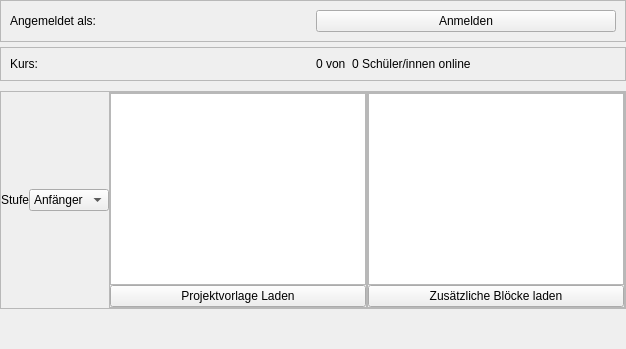
      <widget class="QWidget" name="tabTeacher">
       <attribute name="title">
        <string>Kursübersicht</string>
       </attribute>
       <layout class="QVBoxLayout" name="verticalLayout_7">
        <property name="spacing">
         <number>5</number>
        </property>
        <property name="leftMargin">
         <number>0</number>
        </property>
        <property name="topMargin">
         <number>0</number>
        </property>
        <property name="rightMargin">
         <number>0</number>
        </property>
        <property name="bottomMargin">
         <number>0</number>
        </property>
        <item>
         <widget class="QFrame" name="frame_10">
          <property name="sizePolicy">
           <sizepolicy hsizetype="Preferred" vsizetype="Fixed">
            <horstretch>0</horstretch>
            <verstretch>0</verstretch>
           </sizepolicy>
          </property>
          <property name="frameShape">
           <enum>QFrame::StyledPanel</enum>
          </property>
          <property name="frameShadow">
           <enum>QFrame::Raised</enum>
          </property>
          <layout class="QHBoxLayout" name="horizontalLayout_14">
           <item>
            <widget class="QLabel" name="teacherName">
             <property name="text">
              <string>Angemeldet als:</string>
             </property>
            </widget>
           </item>
           <item>
            <widget class="QPushButton" name="logInTeacher">
             <property name="styleSheet">
              <string notr="true">color: #000000;</string>
             </property>
             <property name="text">
              <string>Anmelden</string>
             </property>
            </widget>
           </item>
          </layout>
         </widget>
        </item>
        <item>
         <widget class="QFrame" name="frame_11">
          <property name="sizePolicy">
           <sizepolicy hsizetype="Preferred" vsizetype="Fixed">
            <horstretch>0</horstretch>
            <verstretch>0</verstretch>
           </sizepolicy>
          </property>
          <property name="frameShape">
           <enum>QFrame::StyledPanel</enum>
          </property>
          <property name="frameShadow">
           <enum>QFrame::Raised</enum>
          </property>
          <layout class="QHBoxLayout" name="horizontalLayout_15">
           <item>
            <widget class="QLabel" name="groupName">
             <property name="text">
              <string>Kurs:</string>
             </property>
            </widget>
           </item>
           <item>
            <widget class="QLabel" name="currentLoggedIn">
             <property name="text">
              <string>0 von  0 Schüler/innen online</string>
             </property>
            </widget>
           </item>
          </layout>
         </widget>
        </item>
        <item>
         <widget class="StudentList" name="studentList" native="true">
          <property name="sizePolicy">
           <sizepolicy hsizetype="Minimum" vsizetype="Fixed">
            <horstretch>0</horstretch>
            <verstretch>0</verstretch>
           </sizepolicy>
          </property>
          <property name="minimumSize">
           <size>
            <width>0</width>
            <height>0</height>
           </size>
          </property>
         </widget>
        </item>
        <item alignment="Qt::AlignTop">
         <widget class="QFrame" name="frame_12">
          <property name="sizePolicy">
           <sizepolicy hsizetype="Preferred" vsizetype="Expanding">
            <horstretch>0</horstretch>
            <verstretch>0</verstretch>
           </sizepolicy>
          </property>
          <property name="frameShape">
           <enum>QFrame::StyledPanel</enum>
          </property>
          <property name="frameShadow">
           <enum>QFrame::Raised</enum>
          </property>
          <layout class="QHBoxLayout" name="horizontalLayout_16">
           <property name="spacing">
            <number>0</number>
           </property>
           <property name="leftMargin">
            <number>0</number>
           </property>
           <property name="topMargin">
            <number>0</number>
           </property>
           <property name="rightMargin">
            <number>0</number>
           </property>
           <property name="bottomMargin">
            <number>0</number>
           </property>
           <item>
            <widget class="QLabel" name="label_7">
             <property name="sizePolicy">
              <sizepolicy hsizetype="Fixed" vsizetype="Preferred">
               <horstretch>0</horstretch>
               <verstretch>0</verstretch>
              </sizepolicy>
             </property>
             <property name="text">
              <string>Stufe</string>
             </property>
            </widget>
           </item>
           <item>
            <widget class="QComboBox" name="comboBox">
             <item>
              <property name="text">
               <string>Anfänger</string>
              </property>
             </item>
             <item>
              <property name="text">
               <string>Fortg,</string>
              </property>
             </item>
             <item>
              <property name="text">
               <string>Profi</string>
              </property>
             </item>
            </widget>
           </item>
           <item>
            <widget class="QFrame" name="frame_14">
             <property name="frameShape">
              <enum>QFrame::StyledPanel</enum>
             </property>
             <property name="frameShadow">
              <enum>QFrame::Raised</enum>
             </property>
             <layout class="QVBoxLayout" name="verticalLayout_10">
              <property name="spacing">
               <number>0</number>
              </property>
              <property name="leftMargin">
               <number>0</number>
              </property>
              <property name="topMargin">
               <number>0</number>
              </property>
              <property name="rightMargin">
               <number>0</number>
              </property>
              <property name="bottomMargin">
               <number>0</number>
              </property>
              <item>
               <widget class="QListWidget" name="listWidget"/>
              </item>
              <item>
               <widget class="QPushButton" name="pushButton_2">
                <property name="styleSheet">
                 <string notr="true">color: #000000;</string>
                </property>
                <property name="text">
                 <string>Projektvorlage Laden</string>
                </property>
               </widget>
              </item>
             </layout>
            </widget>
           </item>
           <item>
            <widget class="QFrame" name="frame_5">
             <property name="frameShape">
              <enum>QFrame::StyledPanel</enum>
             </property>
             <property name="frameShadow">
              <enum>QFrame::Raised</enum>
             </property>
             <layout class="QVBoxLayout" name="verticalLayout_9">
              <property name="spacing">
               <number>0</number>
              </property>
              <property name="leftMargin">
               <number>0</number>
              </property>
              <property name="topMargin">
               <number>0</number>
              </property>
              <property name="rightMargin">
               <number>0</number>
              </property>
              <property name="bottomMargin">
               <number>0</number>
              </property>
              <item>
               <widget class="QListWidget" name="listAddDragElem">
                <property name="contextMenuPolicy">
                 <enum>Qt::CustomContextMenu</enum>
                </property>
                <property name="selectionMode">
                 <enum>QAbstractItemView::ExtendedSelection</enum>
                </property>
               </widget>
              </item>
              <item>
               <widget class="QPushButton" name="buttonAddDragElem">
                <property name="styleSheet">
                 <string notr="true">color: #000000;</string>
                </property>
                <property name="text">
                 <string>Zusätzliche Blöcke laden</string>
                </property>
               </widget>
              </item>
             </layout>
            </widget>
           </item>
          </layout>
         </widget>
        </item>
        <item>
         <spacer name="verticalSpacer_4">
          <property name="orientation">
           <enum>Qt::Vertical</enum>
          </property>
          <property name="sizeHint" stdset="0">
           <size>
            <width>20</width>
            <height>40</height>
           </size>
          </property>
         </spacer>
        </item>
       </layout>
      </widget>
